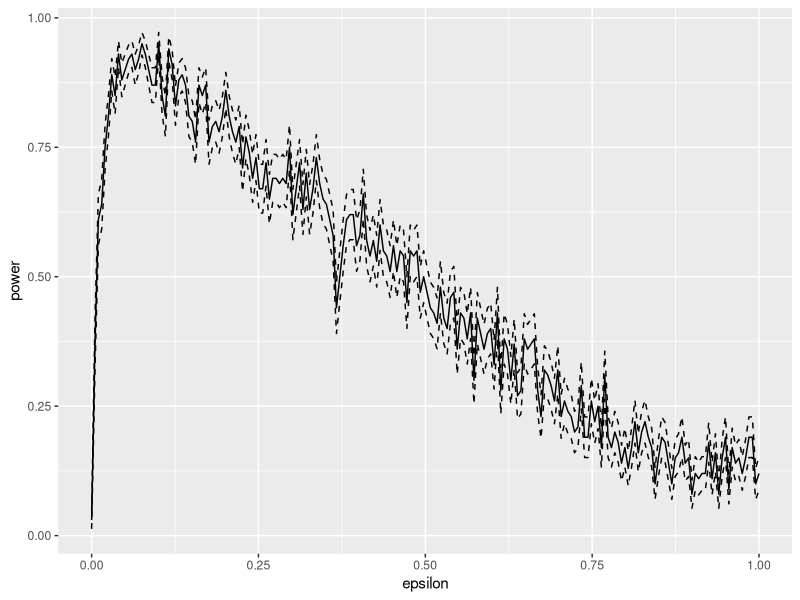

Here is the R script that generated this plot:
library(tidyverse)
set.seed(400)

## Your turn
r_noisy_normal <- function(n, epsilon) {
  z <- rbinom(n, 1, 1 - epsilon)
  z*rnorm(n, 0, 1) + (1 - z)*rnorm(n, 0, 10)
}


## ------------------------------------------------------------------------
# skewness statistic function
skew <- function(x) {
  xbar <- mean(x)
  num <- mean((x - xbar)^3)
  denom <- mean((x - xbar)^2)
  num/denom^1.5
}

# setup for MC
alpha <- .1
n <- 100
m <- 100
epsilon <- seq(0, 1, length.out = 200)
var_sqrt_b1 <- 6*(n - 2)/((n + 1)*(n + 3)) # adjusted variance for skewness test
crit_val <- qnorm(1 - alpha/2, 0, sqrt(var_sqrt_b1)) #crit value for the test
empirical_pwr <- rep(NA, length(epsilon)) #storage
empirical_se <- rep(NA, length(epsilon)) #storage

# estimate power for each value of epsilon
for(j in 1:length(epsilon)) {
  # perform MC to estimate empirical power
  tests <- rep(NA, m)
  for(i in 1:m) {
    x <- r_noisy_normal(n, epsilon[j])
    t_star <- skew(x)
    tests[i] <- abs(t_star) > crit_val
  }
  empirical_pwr[j] <- mean(tests)
  
  ## store empirical se 
  empirical_se[j] <- sqrt(empirical_pwr[j]*(1 - empirical_pwr[j])/n)
}

## plot results -- 
## x axis = epsilon values
## y axis = empirical power
## use lines + add band of estimate +/- se

data.frame(epsilon = epsilon, 
           power = empirical_pwr,
           se = empirical_se) %>%
  ggplot() +
  geom_line(aes(x = epsilon, y = power)) +
  geom_line(aes(x = epsilon, y = power - se), lty = 2) +
  geom_line(aes(x = epsilon, y = power + se), lty = 2)

